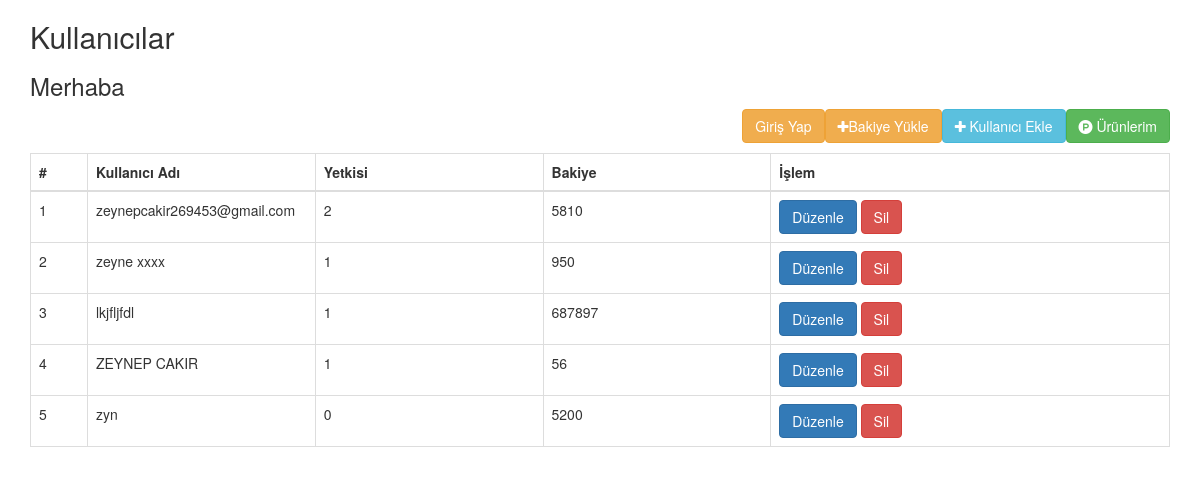
The page / on the database its author committed.
### tables this page shows
CREATE TABLE `user` (
                        `user_id` int(11) NOT NULL,
                        `name` varchar(64) NOT NULL,
                        `email` varchar(64) NOT NULL,
                        `phone` varchar(32) NOT NULL,
                        `password` varchar(32) NOT NULL,
                        `authority` int(11) NOT NULL DEFAULT 0,
                        `balance` int(11) NOT NULL DEFAULT 0,
                        `image` varchar(32) NOT NULL,
                        `status` tinyint(1) NOT NULL DEFAULT 1,
                        `added` datetime NOT NULL
);

### application/controllers/User.php (called while the page is built, shortened)
<?php
class User extends CI_Controller {
    public function __construct() {
        $this->load->model('user_model');
        $this->load->library('file_processing');
    }
    public function index() {
        $data = array();
        $data['pageTitle'] = "Manage User";
        $data['all_data'] = $this->user_model->getAll();
        $this->load->view('user/manage', $data);
    }
}

### index.php (called while the page is built, shortened)
<?php
require_once BASEPATH.'core/CodeIgniter.php';

### application/models/User_model.php (called while the page is built, shortened)
<?php
class User_model extends CI_Model {
    public $_table;
    public $_primary_key;
    function __construct() {
        $this->_table = 'user';
        $this->_primary_key = 'user_id';
    }
    public function getAll($count = false, $params = array(), $num = null, $offset = null) {
        $this->db->select('*')->from($this->_table);
        $this->db->order_by($this->_primary_key, 'ASC');
        if ($count) {
            return $this->db->count_all_results();
        } else {
            $query = $this->db->get();
            return $query->result();
        }
    }
}

### application/views/user/manage.php (the view, shortened to what this page needs)
<!DOCTYPE html>
<html lang="en">
    <head>
        <link rel="stylesheet" href="https://maxcdn.bootstrapcdn.com/bootstrap/3.3.7/css/bootstrap.min.css">
        <link rel="stylesheet" href="https://maxcdn.bootstrapcdn.com/font-awesome/4.7.0/css/font-awesome.min.css">
    </head>
    <body>
        <div class="container">
            <h2>Kullanıcılar</h2>
            <h3><?php echo  'Merhaba '.$this->session->userdata('name');?></h3>
            <a href="<?php echo base_url('products/index'); ?>" class="btn btn-success pull-right" style="margin-bottom: 10px"> <i class="fa fa-product-hunt" aria-hidden="true"></i> Ürünlerim</a>
            <a href="<?php echo base_url('user/create'); ?>" class="btn btn-info pull-right" style="margin-bottom: 10px"> <i class="fa fa-plus" aria-hidden="true"></i> Kullanıcı Ekle</a>
            <a href="<?php echo base_url('user/indexlogin'); ?>" class="btn btn-warning pull-right" style="margin-bottom: 10px"> <i class="fa fa-plus" aria-hidden="true"></i>Bakiye Yükle</a>
            <?php if ($this->session->userdata('name')) { ?>
                <a href="<?php echo base_url('user/logout'); ?>" class="btn btn-danger pull-right" style="margin-bottom: 10px">Çıkış Yap</a>
            <?php }else{ ?>
                <a href="<?php echo base_url('user/indexlogin'); ?>" class="btn btn-warning pull-right" style="margin-bottom: 10px">Giriş Yap</a>
            <?php } ?>
            <?php if (!empty($all_data)) { ?>
                <table class="table table-bordered">
                    <colgroup>
                        <col width="5%">
                        <col width="20%">
                        <col width="20%">
                        <col width="20%">
                        <col width="35%">
                    </colgroup>
                    <thead>
                        <tr>
                            <th>#</th>
                            <th>Kullanıcı Adı</th>
                            <th>Yetkisi</th>
                            <th>Bakiye</th>
                            <th>İşlem</th>
                        </tr>
                    </thead>
                    <tbody>
                        <?php foreach ($all_data as $key => $aData) { ?>
                            <tr>
                                <td><?php echo $key + 1; ?></td>
                                <td><?php echo $aData->name; ?></td>
                                <td><?php echo $aData->authority; ?></td>
                                <td><?php echo $aData->balance; ?></td>
                                <td>
                                    <a href="<?php echo site_url('user/edit/' . $aData->user_id); ?>" class="btn btn-primary">Düzenle</a>
                                    <a href="<?php echo site_url('user/delete/' . $aData->user_id); ?>" class="btn btn-danger" onclick = 'return confirm("Silmek İstediğine Emin Misin!");'>Sil</a>
                                </td>
                            </tr>
                        <?php } ?>
                    </tbody>
                </table>
            <?php } ?>
        </div>
    </body>
</html>

### rows shown on the page
user: name "zeynepcakir269453@gmail.com", authority "2", balance "5810"
user: name "zeyne xxxx", authority "1", balance "950"
user: name "lkjfljfdl", authority "1", balance "687897"
user: name "ZEYNEP CAKIR", authority "1", balance "56"
user: name "zyn", authority "0", balance "5200"
